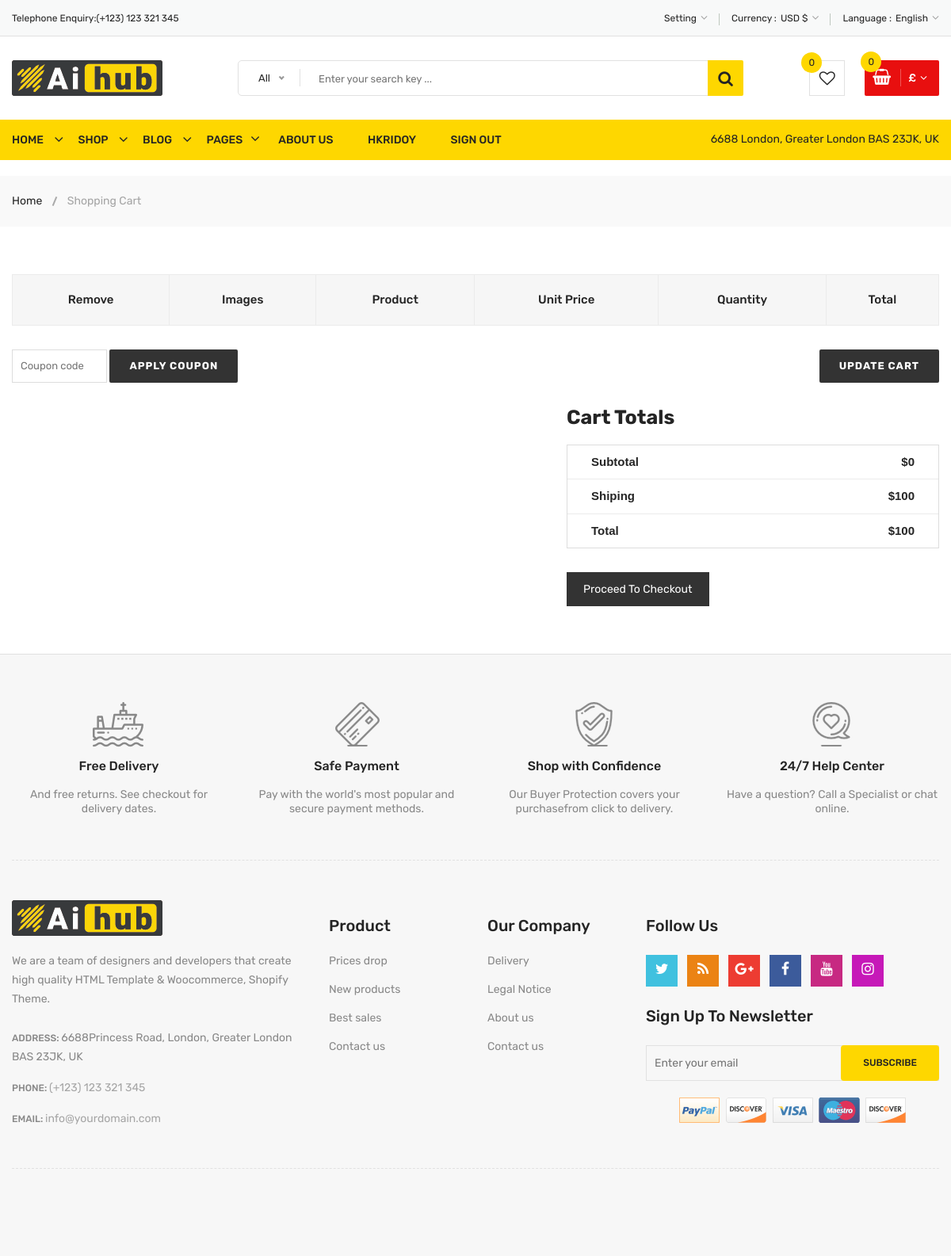
Before: /cart/view_cart/ (signed in) with the older database file.
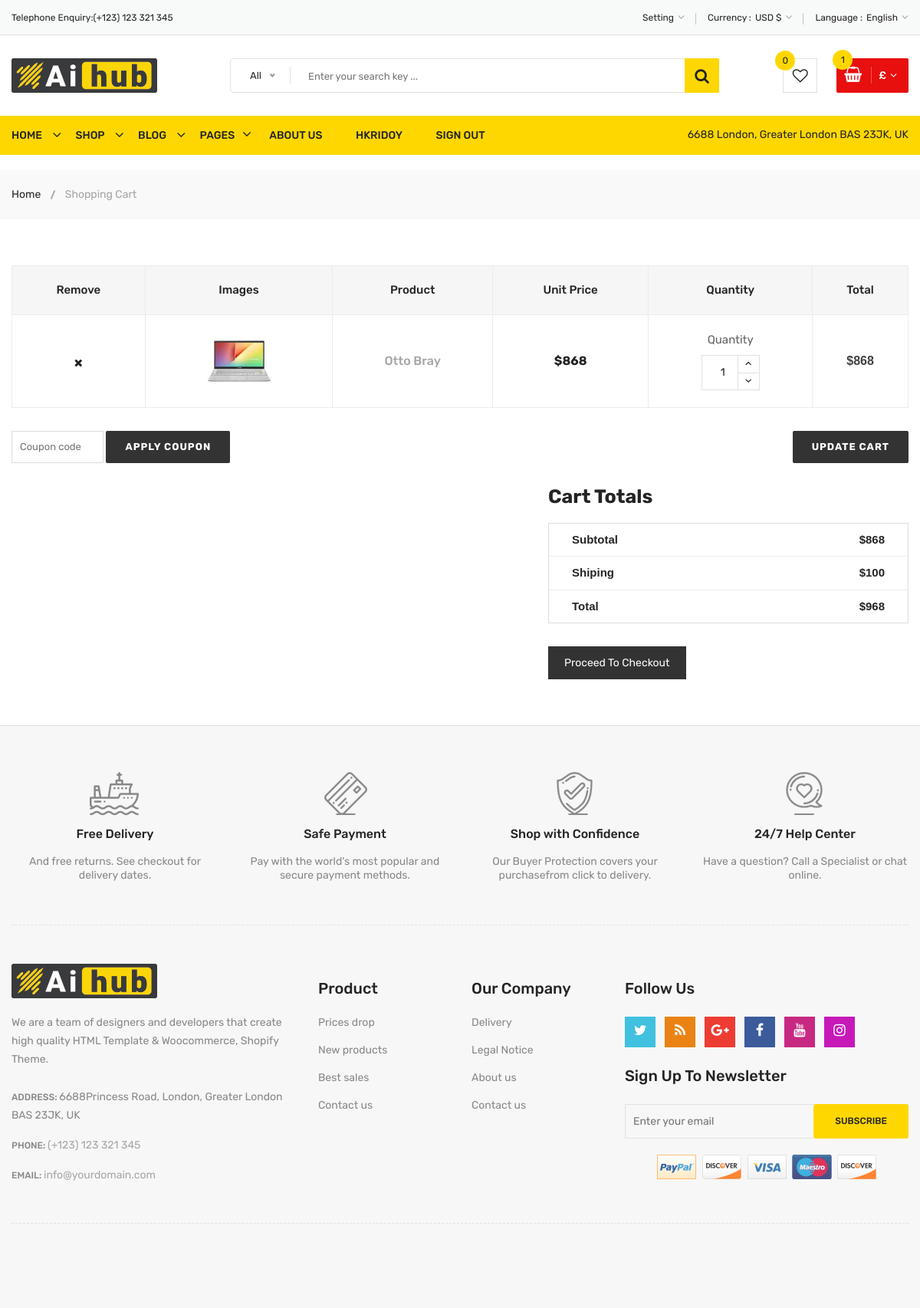
After: the same page with the newer database file.
### cart/models.py (models this page shows, shortened)
class cart(models.Model):
   user = models.ForeignKey(User,on_delete=models.CASCADE)
   product = models.ForeignKey(product, on_delete=models.CASCADE)
   quantity = models.PositiveBigIntegerField(default=1)
   def total_price(self):
        return self.quantity * self.product.new_price

### products/models.py (models this page shows, shortened)
class product(models.Model):
   name = models.CharField(max_length=50)
   prod_img =models.ImageField(upload_to='product_img/')
   old_price = models.PositiveBigIntegerField()
   new_price = models.PositiveBigIntegerField()
   category = models.ForeignKey(category,on_delete=models.CASCADE)
   quantity = models.IntegerField()
   description = models.TextField()
   trending_prod = models.BooleanField(default=False)
   hot_deal_prod = models.BooleanField(default=False)

### cart/views.py (the view)
# urls.py: path('view_cart/',show_cart,name='show_cart'),
def show_cart(request):
    userP = request.user # getting user
    try:
        if userP.is_authenticated: #if user is logged in
            cart_show=cart.objects.filter(user=userP)
            len_cart=cart.objects.filter(user=userP) #geting number of cart of that user
        a = 0 # initializing a vallue adding vlaue to it
        for i in len_cart: # in all carts how many items in there
            a += i.quantity # getting quantity of each cart and adding them
        print(a)
        total = 0 # initializing a vallue adding vlaue to it
        for i in len_cart: # in all carts how many items in there
            p = i.product.new_price * i.quantity # getting each product and its quantity and multiplying them
            total += p
        total_with_shipping=total+100
    except:
        pass
    return render (request,'cart/view_cart.html',locals())

### templates/cart/view_cart.html (shortened to what the changed rows need)
{% extends 'home/base.html' %}
{% load static %}
{% block body %}
            </header>
            <div class="Shopping-cart-area pt-60 pb-60">
                <div class="container">
                    <div class="row">
                        <div class="col-12">
                            <form action="#">
                                <div class="table-content table-responsive">
                                    <table class="table">
                                        <thead>
                                            <tr>
                                                <th class="li-product-remove">remove</th>
                                                <th class="li-product-thumbnail">images</th>
                                                <th class="cart-product-name">Product</th>
                                                <th class="li-product-price">Unit Price</th>
                                                <th class="li-product-quantity">Quantity</th>
                                                <th class="li-product-subtotal">Total</th>
                                            </tr>
                                        </thead>
                                        <tbody>
                                            {% for i in cart_show %}
                                            <tr>
                                                <td class="li-product-remove"><a href="#"><i class="fa fa-times"></i></a></td>
                                                <td class="li-product-thumbnail"><a href="#"><img style="height: 80px; width: 90px ;" src="{{i.product.prod_img.url}}" alt="Li's Product Image"></a></td>
                                                <td class="li-product-name"><a href="#">{{i.product.name}}</a></td>
                                                <td class="li-product-price"><span class="amount">${{i.product.new_price}}</span></td>
                                                <td class="quantity">
                                                    <label>Quantity</label>
                                                    <div class="cart-plus-minus">
                                                        <input class="cart-plus-minus-box" value="{{i.quantity}}" name="qq" type="text">
                                                        <div class="dec qtybutton"><i class="fa fa-angle-down"></i></div>
                                                        <div class="inc qtybutton"><i class="fa fa-angle-up"></i></div>
                                                    </div>
                                                </td>
                                                <td class="product-subtotal"><span class="amount">${{i.total_price}}</span></td>
                                            </tr>
                                            {% endfor %}
                                        </tbody>
                                    </table>
                                </div>
                                <div class="row">
                                    <div class="col-md-5 ml-auto">
                                        <div class="cart-page-total">
                                            <h2>Cart totals</h2>
                                            <ul>
                                                <li>Subtotal <span>${{total}}</span></li>
                                                <li>Total <span>${{total_with_shipping}}</span></li>
                                            </ul>
                                        </div>
                                    </div>
                                </div>
                            </form>
                        </div>
                    </div>
                </div>
            </div>
{% endblock %}

### templates/home/base.html (shortened to what the changed rows need)
<!doctype html>
{% load static %}
<html class="no-js" lang="zxx">
<head>
        <link rel="stylesheet" href="{% static 'css/material-design-iconic-font.min.css'%}">
        <link rel="stylesheet" href="{% static 'css/font-awesome.min.css'%}">
        <link rel="stylesheet" href="{% static 'css/fontawesome-stars.css'%}">
        <link rel="stylesheet" href="{% static 'css/meanmenu.css'%}">
        <link rel="stylesheet" href="{% static 'css/owl.carousel.min.css'%}">
        <link rel="stylesheet" href="{% static 'css/slick.css'%}">
        <link rel="stylesheet" href="{% static 'css/animate.css'%}">
        <link rel="stylesheet" href="{% static 'css/jquery-ui.min.css'%}">
        <link rel="stylesheet" href="{% static 'css/venobox.css'%}">
        <link rel="stylesheet" href="{% static 'css/nice-select.css'%}">
        <link rel="stylesheet" href="{% static 'css/magnific-popup.css'%}">
        <link rel="stylesheet" href="{% static 'css/bootstrap.min.css'%}">
        <link rel="stylesheet" href="{% static 'css/helper.css'%}">
        <link rel="stylesheet" href="{% static 'css/style.css'%}">
        <link rel="stylesheet" href="{% static 'css/responsive.css'%}">
    </head>
    <body>
        <div class="body-wrapper">
            <header>
                <div class="header-middle pl-sm-0 pr-sm-0 pl-xs-0 pr-xs-0" >
                    <div class="container">
                        <div class="row">
                            <div class="col-lg-9 pl-0 ml-sm-15 ml-xs-15">
                                <div class="header-middle-right">
                                    <ul class="hm-menu">
                                        <li class="hm-minicart">
                                            <div class="hm-minicart-trigger">
                                                <span class="item-text">£{{b}}
                                                    <span class="cart-item-count">{{a}}</span>
                                                </span>
                                            </div>
                                        </li>
                                    </ul>
                                </div>
                            </div>
                        </div>
                    </div>
                </div>
                {% block body %}
                {% endblock %}
            <div class="footer">
                <div class="footer-static-top">
                    <div class="container">
                        <div class="footer-shipping pt-60 pb-55 pb-xs-25">
                            <div class="row">
                                <div class="col-lg-3 col-md-6 col-sm-6 pb-sm-55 pb-xs-55">
                                    <div class="li-shipping-inner-box">
                                        <div class="shipping-text">
                                            <h2>Free Delivery</h2>
                                        </div>
                                    </div>
                                </div>
                                <div class="col-lg-3 col-md-6 col-sm-6 pb-sm-55 pb-xs-55">
                                    <div class="li-shipping-inner-box">
                                        <div class="shipping-text">
                                            <h2>Safe Payment</h2>
                                        </div>
                                    </div>
                                </div>
                                <div class="col-lg-3 col-md-6 col-sm-6 pb-xs-30">
                                    <div class="li-shipping-inner-box">
                                        <div class="shipping-text">
                                            <h2>Shop with Confidence</h2>
                                        </div>
                                    </div>
                                </div>
                                <div class="col-lg-3 col-md-6 col-sm-6 pb-xs-30">
                                    <div class="li-shipping-inner-box">
                                        <div class="shipping-text">
                                            <h2>24/7 Help Center</h2>
                                        </div>
                                    </div>
                                </div>
                            </div>
                        </div>
                    </div>
                </div>
                </div>
            </div>
    </body>
</html>

Changed rows visible on the page:
added cart: product.prod_img (picture), product.name "Otto Bray", product.new_price "868", qq "1", total_price "868"
Other visible differences:
{{ a }}: "0" → "1"
{{ total }}: "0" → "868"
{{ total_with_shipping }}: "100" → "968"
